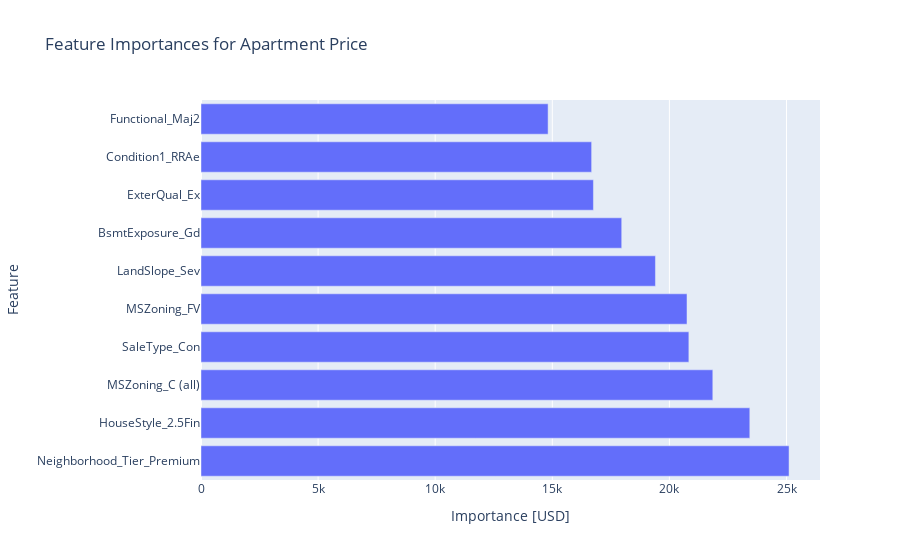

This figure's notebook cell:
### Code cell
import plotly.graph_objects as go

top_features = feat_imp.abs().sort_values().tail(10)

fig = go.Figure(go.Bar(
    x=top_features.values,
    y=top_features.index,
    orientation='h'
))

fig.update_layout(
    title="Feature Importances for Apartment Price",
    xaxis_title="Importance [USD]",
    yaxis_title="Feature",
    yaxis=dict(autorange="reversed")  # highest at top
)

fig.show()

### Figure 1 — Plotly figure (JSON) as saved in the notebook; plotly's stock layout.template omitted (floating-point values rounded to 4 significant figures)
{"data": [{"orientation": "h", "type": "bar", "x": [14820.0, 16680.0, 16760.0, 17960.0, 19400.0, 20750.0, 20830.0, 21850.0, 23430.0, 25110.0], "y": ["Functional_Maj2", "Condition1_RRAe", "ExterQual_Ex", "BsmtExposure_Gd", "LandSlope_Sev", "MSZoning_FV", "SaleType_Con", "MSZoning_C (all)", "HouseStyle_2.5Fin", "Neighborhood_Tier_Premium"]}], "layout": {"title": {"text": "Feature Importances for Apartment Price"}, "xaxis": {"title": {"text": "Importance [USD]"}}, "yaxis": {"autorange": "reversed", "title": {"text": "Feature"}}}}
